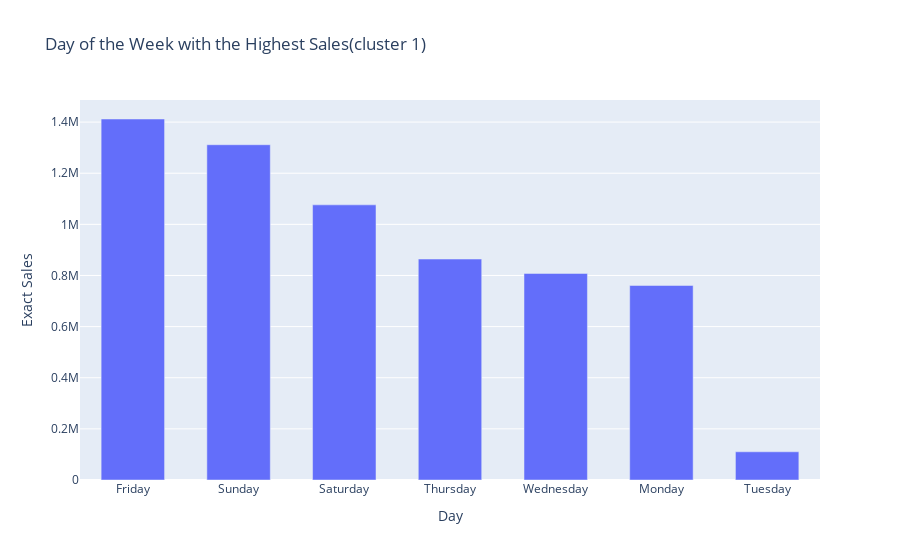

The notebook cell this image was saved under:
### Code cell
#day of the week with the highest sales
cluster1_data = cluster1_data.groupby('Day')['Exact Sales'].sum().sort_values(ascending=False).reset_index()
fig = px.bar(cluster1_data, x='Day', y='Exact Sales', title='Day of the Week with the Highest Sales(cluster 1)')
fig.update_layout(
    bargap=0.4,
    xaxis_title='Day',
    yaxis_title='Exact Sales',

hoverlabel=dict(
    bgcolor="white",
    font_size=16,
    font_family="Rockwell"
)



)
fig.show()

### Figure 1 — Plotly figure (JSON) as saved in the notebook; plotly's stock layout.template omitted (floating-point values rounded to 4 significant figures)
{"data": [{"alignmentgroup": "True", "hovertemplate": "Day=%{x}<br>Exact Sales=%{y}<extra></extra>", "legendgroup": "", "marker": {"color": "#636efa", "pattern": {"shape": ""}}, "name": "", "offsetgroup": "", "orientation": "v", "showlegend": false, "textposition": "auto", "type": "bar", "x": ["Friday", "Sunday", "Saturday", "Thursday", "Wednesday", "Monday", "Tuesday"], "xaxis": "x", "y": [1412000.0, 1311000.0, 1076000.0, 864300.0, 807900.0, 760900.0, 110300.0], "yaxis": "y"}], "layout": {"bargap": 0.4, "barmode": "relative", "hoverlabel": {"bgcolor": "white", "font": {"family": "Rockwell", "size": 16}}, "legend": {"tracegroupgap": 0}, "title": {"text": "Day of the Week with the Highest Sales(cluster 1)"}, "xaxis": {"anchor": "y", "domain": [0, 1], "title": {"text": "Day"}}, "yaxis": {"anchor": "x", "domain": [0, 1], "title": {"text": "Exact Sales"}}}}
